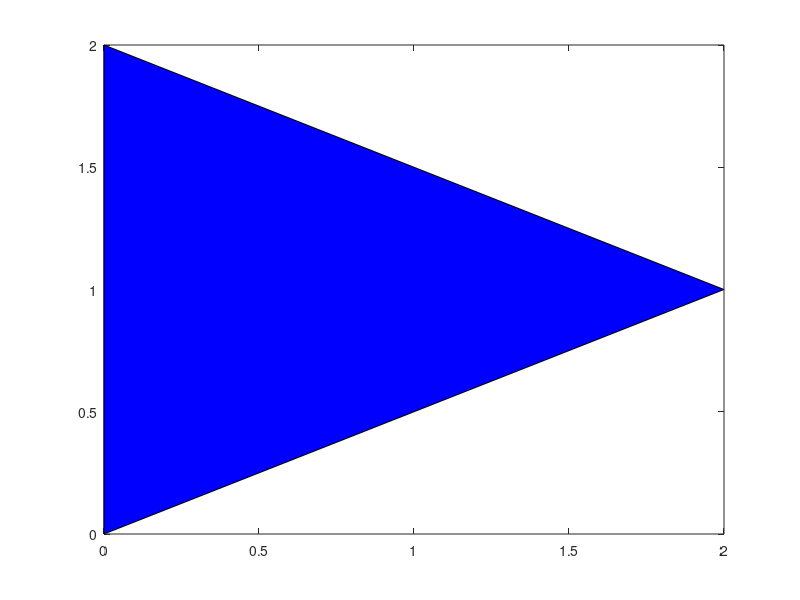
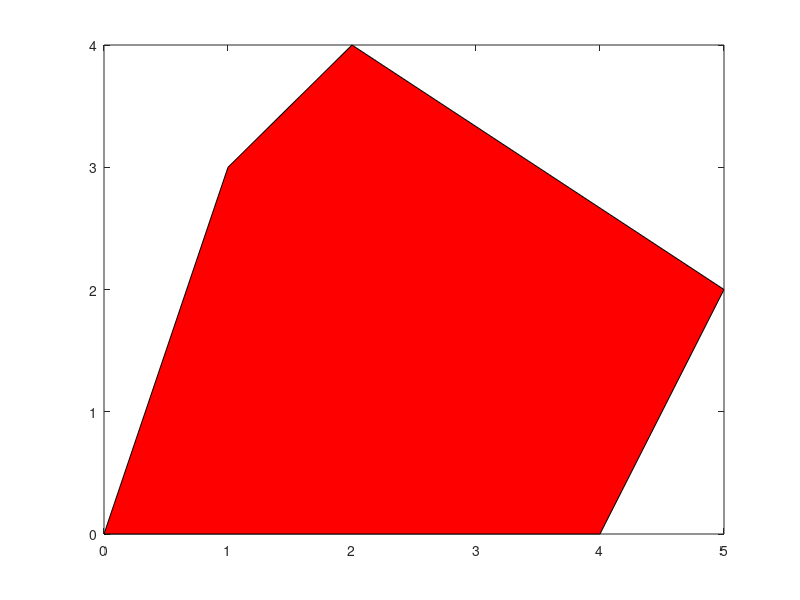
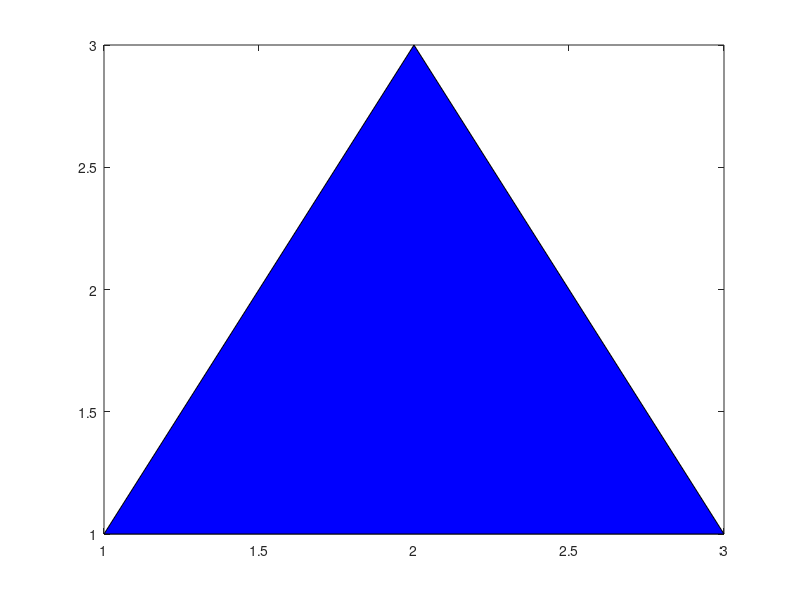
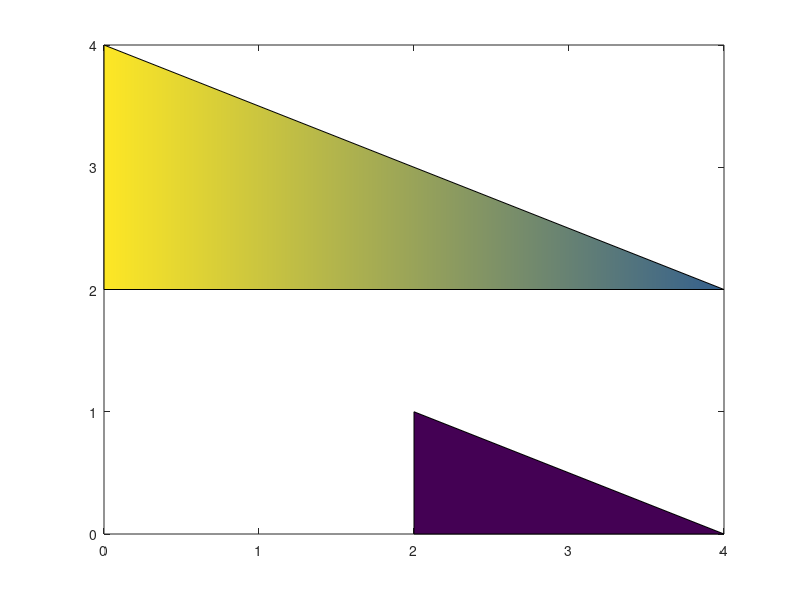

Source code (MATLAB) for these figures, in order:
%=============================================================================
% Copyright (c) 2016-present Allan CORNET (Nelson)
%=============================================================================
% This file is part of the Nelson.
%=============================================================================
% LICENCE_BLOCK_BEGIN
% SPDX-License-Identifier: LGPL-3.0-or-later
% LICENCE_BLOCK_END
%=============================================================================
% <--ADV-CLI MODE-->
%=============================================================================
f = figure();
width = 2;
x = [0, 0, width];
y = [0, width, width/2];
fill(x, y, 'b'); 
%=============================================================================
f = figure();
x = [0 4 5 2 1];
y = [0 0 2 4 3];
fill(x,y,'r')
%=============================================================================
f = figure();
x = [1, 1, 2, 3]; 
y = [1, 1, 3, 1];
fill(x, y, 'b');
%=============================================================================
f = figure();
x = [0 2; 0 2; 4 4];
y = [ 2 0; 4 1; 2 0];
c = [ 1 0; 1 0; 0.3 0];
fill(x,y,c)
%=============================================================================
f = figure();
x = [1 3 4 3 1 0];
y = [0 0 2 4 4 2];
hold on
fill(x,y,'cyan','FaceAlpha',0.3)
fill(x+2,y,'magenta','FaceAlpha',0.3)
fill(x+1,y+2,'yellow','FaceAlpha',0.3)
%=============================================================================
f = figure();
outerX = [0, 0.3, 1, 0.7, 1, 0.3, 0, -0.3, -1, -0.7, -1, -0.3, 0];
outerY = [1, 0.3, 0.3, 0, -0.3, -1, -0.3, -1, -0.3, 0, 0.3, 0.3, 1];
innerX = [0, 0.2, 0.5, 0.35, 0.5, 0.2, 0, -0.2, -0.5, -0.35, -0.5, -0.2, 0];
innerY = [0.6, 0.3, 0.3, 0, -0.3, -0.6, -0.3, -0.6, -0.3, 0, 0.3, 0.3, 0.6];
fill(outerX, outerY, 'y');
fill(innerX, innerY, 'r');
%=============================================================================
% Define the vertices of a colorful geometric pattern
x1 = [0, 1, 1, 0];
y1 = [0, 0, 1, 1];
x2 = [0.5, 1.5, 1.5, 0.5];
y2 = [0.5, 0.5, 1.5, 1.5];
x3 = [1, 2, 2, 1];
y3 = [1, 1, 2, 2];

% Define colors for the polygons
colors = ['r', 'g', 'b'];

% Create a figure with a white background
figure('Color', 'w');

% Fill the polygons with different colors
fill(x1, y1, colors(1));
hold on;
fill(x2, y2, colors(2));
fill(x3, y3, colors(3));

% Add labels to distinguish the regions
text(0.5, 0.5, 'Polygon 1', 'Color', 'w', 'HorizontalAlignment', 'center', 'FontWeight', 'bold');
text(1.25, 1.25, 'Polygon 2', 'Color', 'w', 'HorizontalAlignment', 'center', 'FontWeight', 'bold');
text(1.5, 0.5, 'Polygon 3', 'Color', 'w', 'HorizontalAlignment', 'center', 'FontWeight', 'bold');

axis equal;
title('Colorful Geometric Pattern');
%=============================================================================
f = figure();
x = [10 30 40 30 10 0];
y = [0 0 20 40 40 20];
hold on
fill(x, y, 'cyan', 'FaceAlpha', 0.3);
fill(x + 2, y, 'magenta', 'FaceAlpha', 0.3);
fill(x + 1, y + 2, 'yellow', 'FaceAlpha', 0.3);
%=============================================================================
